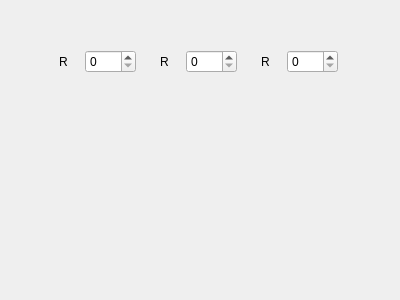
<?xml version="1.0" encoding="UTF-8"?>
<ui version="4.0">
 <class>Dialog_bandComb</class>
 <widget class="QDialog" name="Dialog_bandComb">
  <property name="geometry">
   <rect>
    <x>0</x>
    <y>0</y>
    <width>400</width>
    <height>300</height>
   </rect>
  </property>
  <property name="sizePolicy">
   <sizepolicy hsizetype="Fixed" vsizetype="Fixed">
    <horstretch>0</horstretch>
    <verstretch>0</verstretch>
   </sizepolicy>
  </property>
  <property name="windowTitle">
   <string>波段组合</string>
  </property>
  <widget class="QWidget" name="widget_4" native="true">
   <property name="geometry">
    <rect>
     <x>50</x>
     <y>30</y>
     <width>297</width>
     <height>64</height>
    </rect>
   </property>
   <property name="sizePolicy">
    <sizepolicy hsizetype="Fixed" vsizetype="Fixed">
     <horstretch>0</horstretch>
     <verstretch>0</verstretch>
    </sizepolicy>
   </property>
   <layout class="QHBoxLayout" name="horizontalLayout_4">
    <item>
     <widget class="QWidget" name="widget" native="true">
      <layout class="QHBoxLayout" name="horizontalLayout">
       <item>
        <widget class="QLabel" name="label">
         <property name="sizePolicy">
          <sizepolicy hsizetype="Fixed" vsizetype="Fixed">
           <horstretch>0</horstretch>
           <verstretch>0</verstretch>
          </sizepolicy>
         </property>
         <property name="minimumSize">
          <size>
           <width>20</width>
           <height>20</height>
          </size>
         </property>
         <property name="maximumSize">
          <size>
           <width>20</width>
           <height>20</height>
          </size>
         </property>
         <property name="text">
          <string>R</string>
         </property>
        </widget>
       </item>
       <item>
        <widget class="QSpinBox" name="spinBox"/>
       </item>
      </layout>
     </widget>
    </item>
    <item>
     <widget class="QWidget" name="widget_2" native="true">
      <layout class="QHBoxLayout" name="horizontalLayout_2">
       <item>
        <widget class="QLabel" name="label_2">
         <property name="sizePolicy">
          <sizepolicy hsizetype="Fixed" vsizetype="Fixed">
           <horstretch>0</horstretch>
           <verstretch>0</verstretch>
          </sizepolicy>
         </property>
         <property name="minimumSize">
          <size>
           <width>20</width>
           <height>20</height>
          </size>
         </property>
         <property name="maximumSize">
          <size>
           <width>20</width>
           <height>20</height>
          </size>
         </property>
         <property name="text">
          <string>R</string>
         </property>
        </widget>
       </item>
       <item>
        <widget class="QSpinBox" name="spinBox_2"/>
       </item>
      </layout>
     </widget>
    </item>
    <item>
     <widget class="QWidget" name="widget_3" native="true">
      <layout class="QHBoxLayout" name="horizontalLayout_3">
       <item>
        <widget class="QLabel" name="label_3">
         <property name="sizePolicy">
          <sizepolicy hsizetype="Fixed" vsizetype="Fixed">
           <horstretch>0</horstretch>
           <verstretch>0</verstretch>
          </sizepolicy>
         </property>
         <property name="minimumSize">
          <size>
           <width>20</width>
           <height>20</height>
          </size>
         </property>
         <property name="maximumSize">
          <size>
           <width>20</width>
           <height>20</height>
          </size>
         </property>
         <property name="text">
          <string>R</string>
         </property>
        </widget>
       </item>
       <item>
        <widget class="QSpinBox" name="spinBox_3"/>
       </item>
      </layout>
     </widget>
    </item>
   </layout>
  </widget>
 </widget>
 <resources/>
 <connections/>
</ui>
